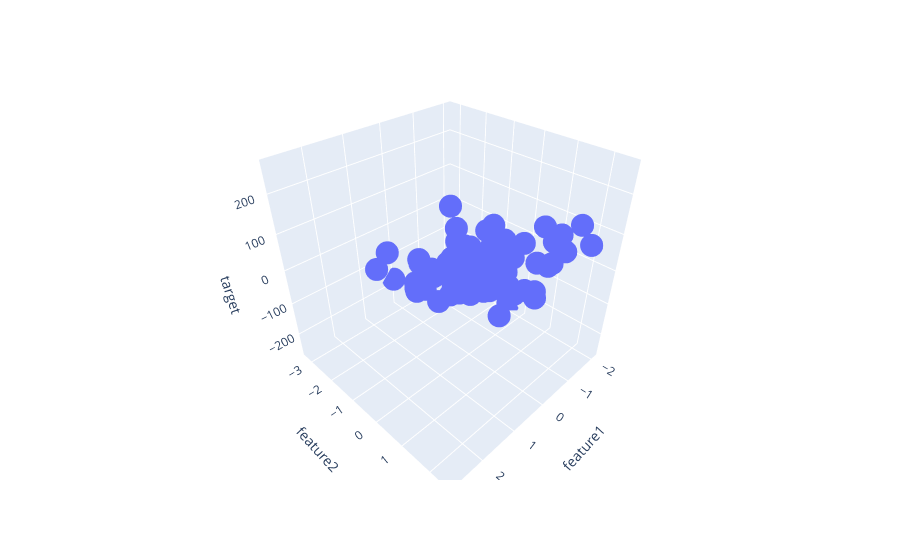

Source (notebook cell):
### Code cell
fig = px.scatter_3d(df,x='feature1',y='feature2',z='target')
fig.show()
